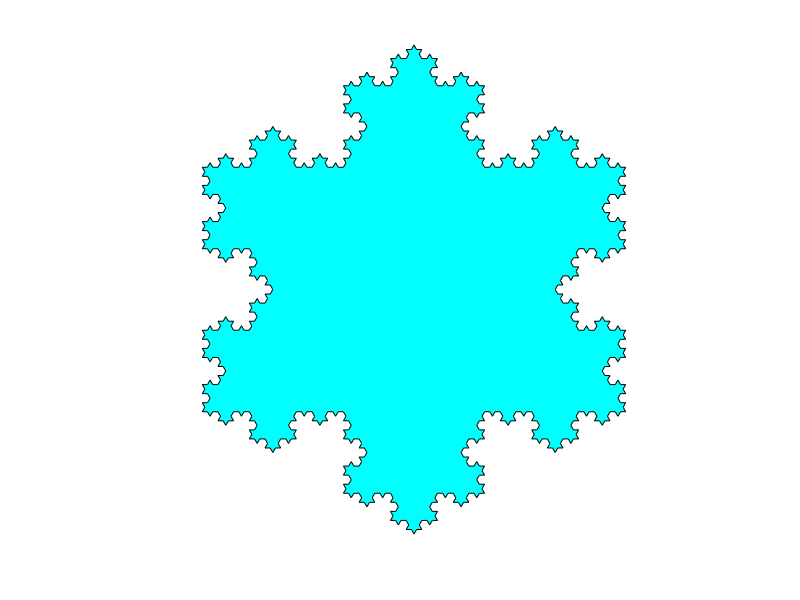

Write MATLAB code to recreate this figure.
function flake

%%% From: http://hypo.ge.ch/www/math/html/root.html
%%% Modified by Didier Gonze
%%% Created: 1/1/2008
%%% Updated: 1/1/2008

clc;
clear;

global x y

a=[0;0];
b=[1;0];

e=[b(1)*cos(pi/3)-b(2)*sin(pi/3)
   b(1)*sin(pi/3)+b(2)*cos(pi/3)];

f=[b(1)*cos(-pi/3)-b(2)*sin(-pi/3)
   b(1)*sin(-pi/3)+b(2)*cos(-pi/3)];

n=4;     % number of iterations

x=[];y=[];

koch(a,b,n);
koch(b,f,n);
koch(f,a,n);

h=fill(x,y,'c');
axis equal
axis off
set(gcf,'color','b')
%set(gcf,'doubleBuffer','on')
figure(gcf)


%%% To make the flake rotate:

% while 1
%     rotate(h,[90 0],1,[0 0 0])
%     drawnow
% end



% ============================================================
% Function koch
% ============================================================

function koch(a,b,n)

global x y

if n==0
    %     plot([a(1) b(1)],[a(2) b(2)])
    x=[x a(1) b(1)];
    y=[y a(2) b(2)];
else
    c=a+(b-a)/3;
    d=a+2*(b-a)/3;
    e=[(d(1)-c(1))*cos(pi/3)-(d(2)-c(2))*sin(pi/3)+c(1)
        (d(1)-c(1))*sin(pi/3)+(d(2)-c(2))*cos(pi/3)+c(2)];
    koch(a,c,n-1)
    koch(c,e,n-1)
    koch(e,d,n-1)
    koch(d,b,n-1)
end



